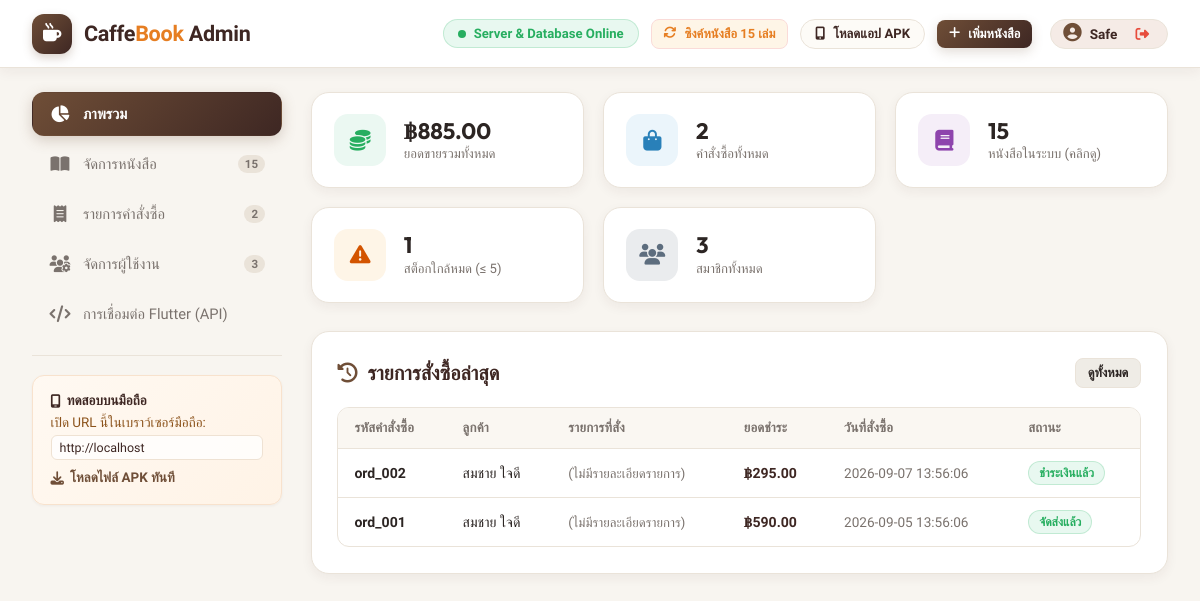
Before: /index.php (signed in) with the older database file.
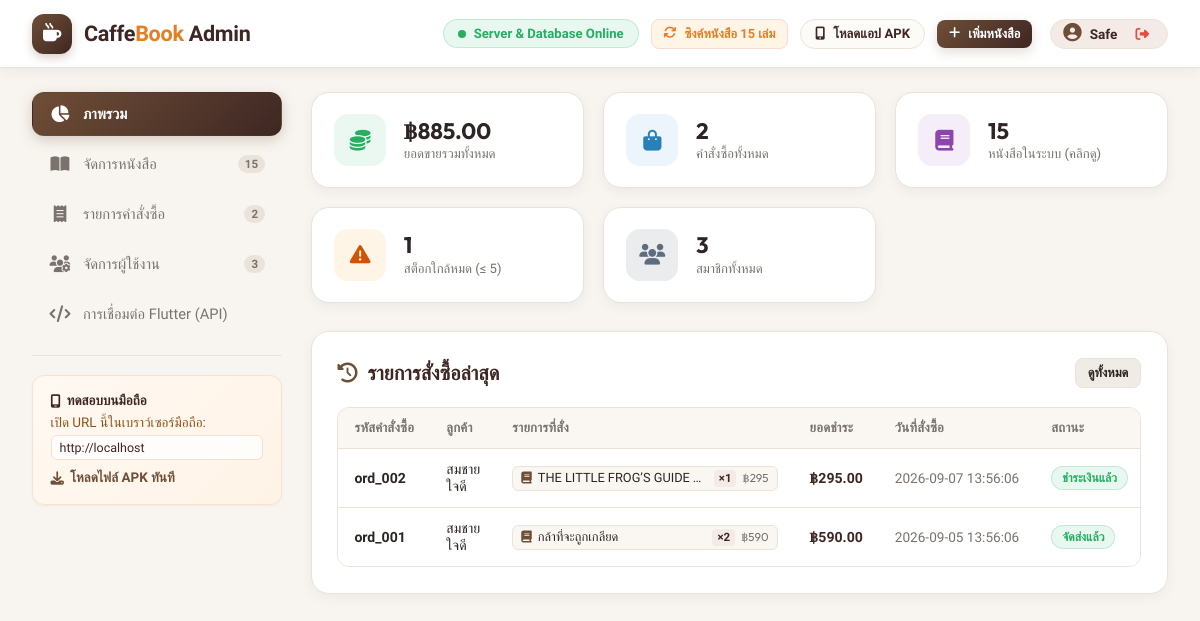
After: the same page with the newer database file.
### tables this page shows
CREATE TABLE IF NOT EXISTS `users` (
    `id` VARCHAR(50) PRIMARY KEY,
    `name` VARCHAR(255) NOT NULL,
    `email` VARCHAR(255) NOT NULL UNIQUE,
    `password` VARCHAR(255) NOT NULL,
    `role` VARCHAR(50) NOT NULL DEFAULT 'customer',
    `created_at` DATETIME DEFAULT CURRENT_TIMESTAMP
);

CREATE TABLE IF NOT EXISTS `orders` (
    `id` VARCHAR(50) PRIMARY KEY,
    `user_id` VARCHAR(50) NOT NULL,
    `user_name` VARCHAR(255) NOT NULL,
    `total_amount` DECIMAL(10,2) NOT NULL DEFAULT 0.00,
    `status` VARCHAR(50) NOT NULL DEFAULT 'ชำระเงินแล้ว',
    `items_detail` TEXT,
    `order_date` VARCHAR(50) NOT NULL
);

CREATE TABLE IF NOT EXISTS `books` (
    `id` VARCHAR(50) PRIMARY KEY,
    `title` VARCHAR(255) NOT NULL,
    `author` VARCHAR(255) NOT NULL,
    `price` DECIMAL(10,2) NOT NULL DEFAULT 0.00,
    `stock` INT NOT NULL DEFAULT 0,
    `category` VARCHAR(100) NOT NULL DEFAULT 'ทั่วไป',
    `cover_url` TEXT,
    `description` TEXT,
    `rating` DECIMAL(3,2) DEFAULT 4.80,
    `pages` INT DEFAULT 200,
    `is_featured` TINYINT(1) DEFAULT 0
);

### index.php (the view, shortened to what this page needs)
<?php
require_once __DIR__ . '/db.php';
?>
<?php
$currentUser = $_SESSION['admin_user'];
$total_revenue = $pdo->query("SELECT COALESCE(SUM(total_amount), 0) FROM orders WHERE status != 'ยกเลิก'")->fetchColumn();
$total_orders = $pdo->query("SELECT COUNT(*) FROM orders")->fetchColumn();
$total_books = $pdo->query("SELECT COUNT(*) FROM books")->fetchColumn();
$low_stock_books = $pdo->query("SELECT COUNT(*) FROM books WHERE stock <= 5 AND stock > 0")->fetchColumn();
$total_users = $pdo->query("SELECT COUNT(*) FROM users")->fetchColumn();
$books = $pdo->query("SELECT * FROM books ORDER BY is_featured DESC, id DESC")->fetchAll();
$orders = $pdo->query("SELECT * FROM orders ORDER BY id DESC")->fetchAll();
$users = $pdo->query("SELECT id, name, email, role, created_at FROM users ORDER BY created_at DESC")->fetchAll();
function renderOrderItemsHtml($items_json) {
    if (empty($items_json)) {
        return '<span style="color:var(--text-muted); font-size:0.82rem;">(ไม่มีรายละเอียดรายการ)</span>';
    }
    $items = json_decode($items_json, true);
    $html = '<div class="order-items-list">';
    foreach ($items as $it) {
        $title = htmlspecialchars($it['title'] ?? 'หนังสือ');
        $qty = intval($it['quantity'] ?? 1);
        $price = floatval($it['price'] ?? 0);
        $subtotal = $qty * $price;
        $html .= '<div class="order-item-pill" title="' . $title . '">';
        $html .= '<i class="fa-solid fa-book"></i>';
        $html .= '<span class="item-title">' . $title . '</span>';
        $html .= '<span class="item-qty">×' . $qty . '</span>';
        if ($price > 0) {
            $html .= '<span class="item-subtotal">฿' . number_format($subtotal, 0) . '</span>';
        }
        $html .= '</div>';
    }
    $html .= '</div>';
    return $html;
}
?>
<!DOCTYPE html>
<html lang="th">
<head>
    <link rel="stylesheet" href="https://cdnjs.cloudflare.com/ajax/libs/font-awesome/6.5.1/css/all.min.css">
</head>
<body>
    <header class="navbar">
        <a href="index.php" class="brand-logo">
            <div class="logo-icon"><i class="fa-solid fa-mug-hot"></i></div>
            <span>Caffe<b>Book</b> Admin</span>
        </a>
        <div class="nav-status">
            <div class="status-badge">
                <div class="dot"></div>
                <span>Server & Database Online</span>
            </div>
            <button class="btn btn-sm" onclick="syncFullCatalog()" style="background: #FEF5E7; color: #E67E22; border: 1px solid #FADBD8; font-weight: 600;" title="กู้คืนและนำเข้าหนังสือทั้ง 15 เล่มจากฐานข้อมูลเดิม">
                <i class="fa-solid fa-arrows-rotate"></i> ซิงค์หนังสือ 15 เล่ม
            </button>
            <a href="download_apk.php" class="btn-nav-apk">
                <i class="fa-solid fa-mobile-screen-button"></i> โหลดแอป APK
            </a>
            <button class="btn btn-primary btn-sm" onclick="openAddBookModal()">
                <i class="fa-solid fa-plus"></i> เพิ่มหนังสือ
            </button>
            <div class="user-profile-badge" style="display: flex; align-items: center; gap: 8px; margin-left: 6px; padding: 4px 12px; background: #F5EBE6; border-radius: 20px; font-size: 0.85rem; color: #3E2723; font-weight: 600; border: 1px solid #EAE3D9;">
                <i class="fa-solid fa-circle-user" style="color: #6F4E37; font-size: 1.15rem;"></i>
                <span><?= htmlspecialchars($currentUser['name'] ?? 'Admin') ?></span>
                <a href="index.php?action=logout" style="color: #E74C3C; text-decoration: none; margin-left: 4px; padding: 2px 6px; border-radius: 6px;" title="ออกจากระบบ">
                    <i class="fa-solid fa-right-from-bracket"></i>
                </a>
            </div>
        </div>
    </header>
    <div class="admin-container">
        <aside class="sidebar">
            <div class="nav-item active" onclick="switchTab('dashboard', this)">
                <i class="fa-solid fa-chart-pie"></i>
                <span>ภาพรวม</span>
            </div>
            <div class="nav-item" onclick="switchTab('books', this)">
                <i class="fa-solid fa-book-open"></i>
                <span>จัดการหนังสือ</span>
                <span class="badge-count" id="sidebarBookCount"><?= count($books) ?></span>
            </div>
            <div class="nav-item" onclick="switchTab('orders', this)">
                <i class="fa-solid fa-receipt"></i>
                <span>รายการคำสั่งซื้อ</span>
                <span class="badge-count"><?= count($orders) ?></span>
            </div>
            <div class="nav-item" onclick="switchTab('users', this)">
                <i class="fa-solid fa-users-gear"></i>
                <span>จัดการผู้ใช้งาน</span>
                <span class="badge-count"><?= count($users) ?></span>
            </div>
            <div class="nav-item" onclick="switchTab('api-info', this)">
                <i class="fa-solid fa-code"></i>
                <span>การเชื่อมต่อ Flutter (API)</span>
            </div>
            <div class="sidebar-divider"></div>
            <div class="api-info-card">
                <h4><i class="fa-solid fa-mobile-screen"></i> ทดสอบบนมือถือ</h4>
                <p>เปิด URL นี้ในเบราว์เซอร์มือถือ:</p>
                <code>http://<?= $_SERVER['HTTP_HOST'] ?></code>
                <a href="download_apk.php" style="display:inline-flex;align-items:center;gap:6px;margin-top:10px;color:var(--primary);font-weight:600;text-decoration:none;font-size:0.84rem;">
                    <i class="fa-solid fa-download"></i> โหลดไฟล์ APK ทันที
                </a>
            </div>
        </aside>
        <main class="main-content">
            <section id="tab-dashboard" class="tab-section active">
                <div class="stats-grid">
                    <div class="stat-card">
                        <div class="stat-icon revenue"><i class="fa-solid fa-coins"></i></div>
                        <div class="stat-info">
                            <h3>฿<?= number_format($total_revenue, 2) ?></h3>
                            <p>ยอดขายรวมทั้งหมด</p>
                        </div>
                    </div>
                    <div class="stat-card">
                        <div class="stat-icon orders"><i class="fa-solid fa-bag-shopping"></i></div>
                        <div class="stat-info">
                            <h3><?= number_format($total_orders) ?></h3>
                            <p>คำสั่งซื้อทั้งหมด</p>
                        </div>
                    </div>
                    <div class="stat-card" style="cursor:pointer;" onclick="switchTab('books', document.querySelectorAll('.nav-item')[1])">
                        <div class="stat-icon books"><i class="fa-solid fa-book"></i></div>
                        <div class="stat-info">
                            <h3><?= number_format($total_books) ?></h3>
                            <p>หนังสือในระบบ (คลิกดู)</p>
                        </div>
                    </div>
                    <div class="stat-card" style="cursor:pointer;" onclick="switchTab('books', document.querySelectorAll('.nav-item')[1]); filterByQuickKPI('low');">
                        <div class="stat-icon stock"><i class="fa-solid fa-triangle-exclamation"></i></div>
                        <div class="stat-info">
                            <h3><?= number_format($low_stock_books) ?></h3>
                            <p>สต็อกใกล้หมด (≤ 5)</p>
                        </div>
                    </div>
                    <div class="stat-card">
                        <div class="stat-icon users"><i class="fa-solid fa-users"></i></div>
                        <div class="stat-info">
                            <h3><?= number_format($total_users) ?></h3>
                            <p>สมาชิกทั้งหมด</p>
                        </div>
                    </div>
                </div>
                <div class="content-card">
                    <div class="card-header">
                        <h2 class="card-title"><i class="fa-solid fa-clock-rotate-left"></i> รายการสั่งซื้อล่าสุด</h2>
                        <button class="btn btn-secondary btn-sm" onclick="switchTab('orders', document.querySelectorAll('.nav-item')[2])">ดูทั้งหมด</button>
                    </div>
                    <div class="table-responsive">
                        <table>
                            <thead>
                                <tr>
                                    <th>รหัสคำสั่งซื้อ</th>
                                    <th>ลูกค้า</th>
                                    <th>รายการที่สั่ง</th>
                                    <th>ยอดชำระ</th>
                                    <th>วันที่สั่งซื้อ</th>
                                    <th>สถานะ</th>
                                </tr>
                            </thead>
                            <tbody>
                                <?php if (empty($orders)): ?>
                                    <tr><td colspan="6" style="text-align:center; color: var(--text-muted); padding: 2rem;">ยังไม่มีรายการสั่งซื้อ</td></tr>
                                <?php else: ?>
                                    <?php foreach (array_slice($orders, 0, 5) as $ord): ?>
                                    <tr>
                                        <td><strong><?= htmlspecialchars($ord['id']) ?></strong></td>
                                        <td><?= htmlspecialchars($ord['user_name'] ?? 'ลูกค้า') ?></td>
                                        <td><?= renderOrderItemsHtml($ord['items_detail'] ?? '') ?></td>
                                        <td style="font-weight:600; color:var(--primary-dark); white-space:nowrap;">฿<?= number_format($ord['total_amount'], 2) ?></td>
                                        <td style="color:var(--text-muted); font-size:0.85rem; white-space:nowrap;"><?= htmlspecialchars($ord['order_date']) ?></td>
                                        <td>
                                            <span class="badge <?= $ord['status'] === 'จัดส่งแล้ว' || $ord['status'] === 'ชำระเงินแล้ว' ? 'badge-success' : ($ord['status'] === 'ยกเลิก' ? 'badge-danger' : 'badge-warning') ?>">
                                                <?= htmlspecialchars($ord['status']) ?>
                                            </span>
                                        </td>
                                    </tr>
                                    <?php endforeach; ?>
                                <?php endif; ?>
                            </tbody>
                        </table>
                    </div>
                </div>
            </section>
        </main>
    </div>
</body>
</html>

Changed rows visible on the page:
changed orders "ord_002": gains books (author "THE LITTLE FROG’S GUIDE…", is_featured "1", subtotal "295"); no longer shows "(ไม่มีรายละเอียดรายการ)"
changed orders "ord_001": gains books (title "กล้าที่จะถูกเกลียด", qty "2", price "590"); no longer shows "(ไม่มีรายละเอียดรายการ)"
